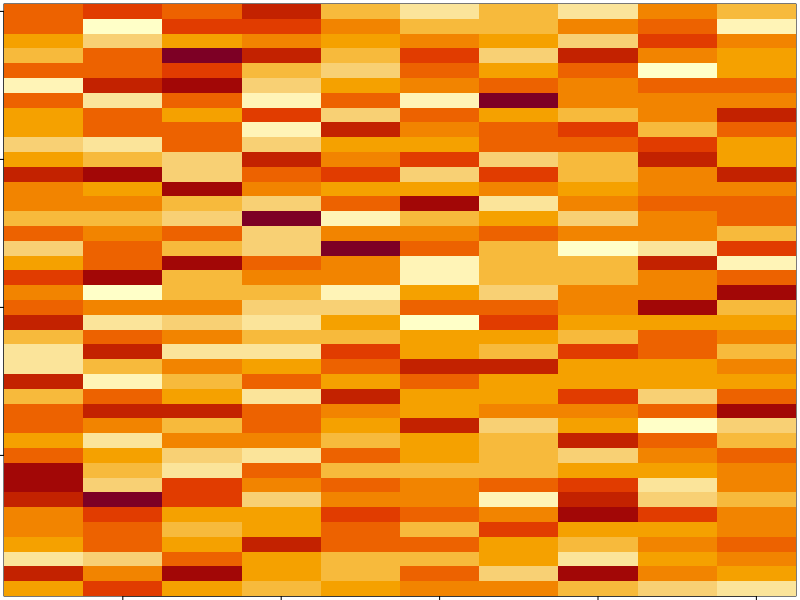
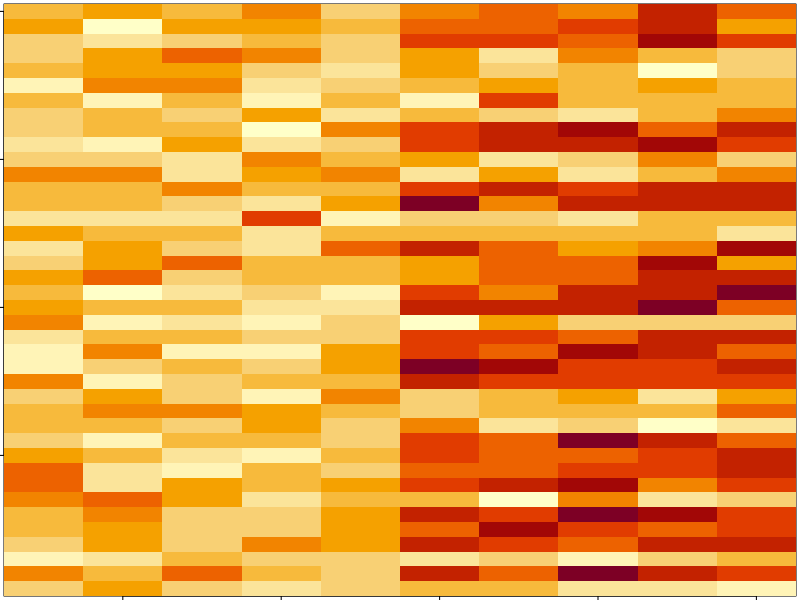
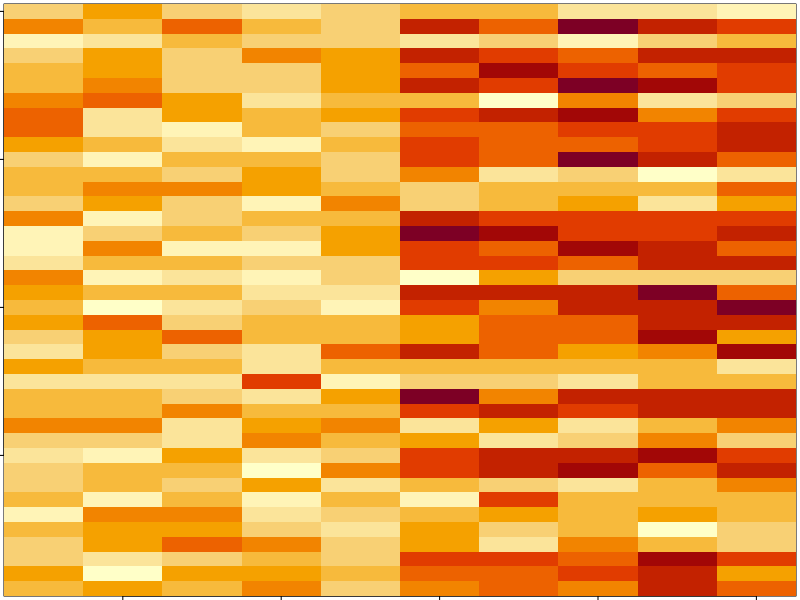
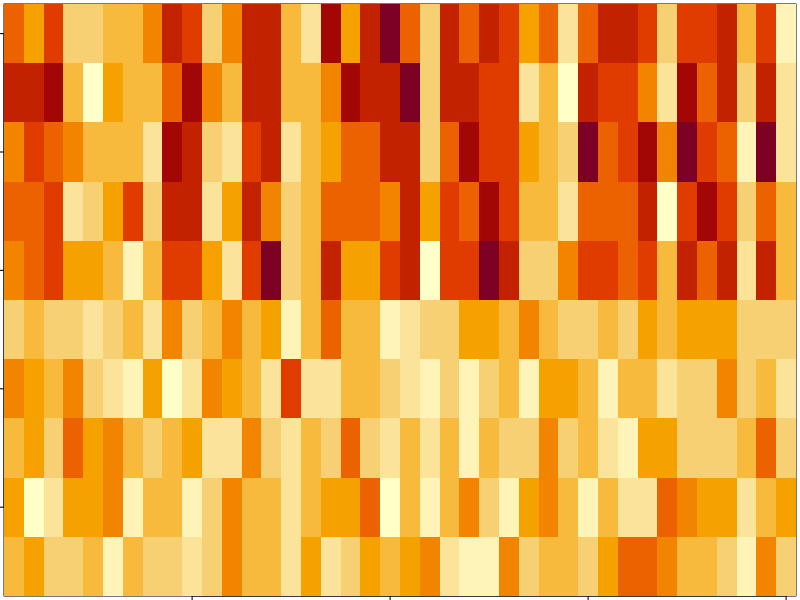
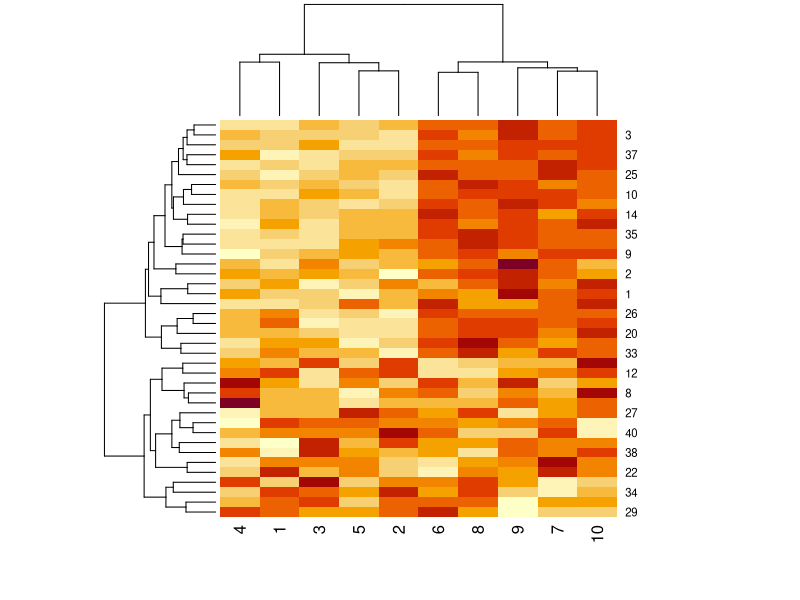
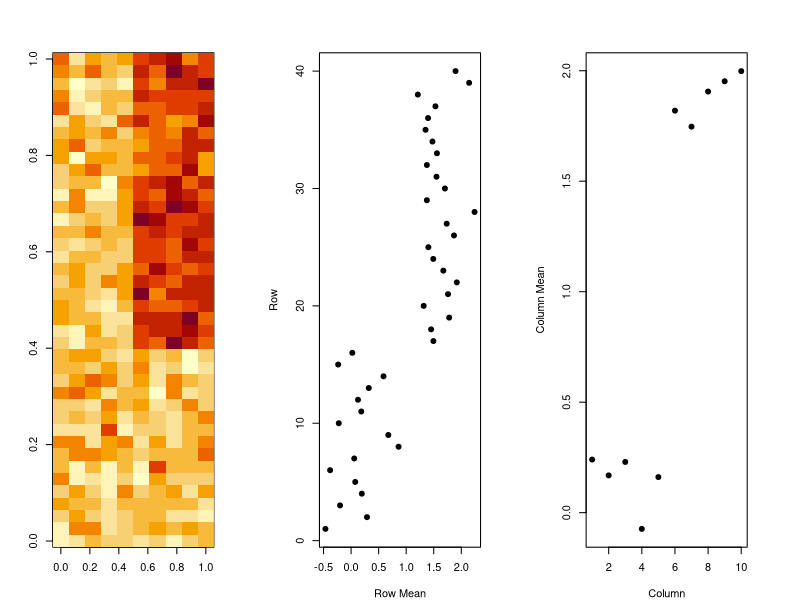

Recreate these plots in R, in order.
set.seed(12345)
par(mar = rep(0.2, 4))
dataMatrix <- matrix(rnorm(400), nrow = 40)
image(1:10, 1:40, t(dataMatrix)[, nrow(dataMatrix):1])

set.seed(678910)
for (i in 1:40) {
      # flip a coin
      coinFlip <- rbinom(1, size = 1, prob = 0.5)
      # if coin is heads add a common pattern to that row
      if (coinFlip) {
            dataMatrix[i, ] <- dataMatrix[i, ] + rep(c(0, 3), each = 5)   
      }
}

image(1:10, 1:40, t(dataMatrix)[, nrow(dataMatrix):1])
image(1:10, 1:40, t(dataMatrix))
image(1:40, 1:10, dataMatrix)
heatmap(dataMatrix)

hh <- hclust(dist(dataMatrix)); 
par(mar = rep(4, 4))
dataMatrixOrdered <- dataMatrix[hh$order,]
par(mfrow=c(1,3))
image(t(dataMatrixOrdered)[,nrow(dataMatrixOrdered):1])
plot(rowMeans(dataMatrixOrdered),40:1,,xlab="Row Mean",ylab="Row",pch=19)
plot(colMeans(dataMatrixOrdered),xlab="Column",ylab="Column Mean",pch=19)

